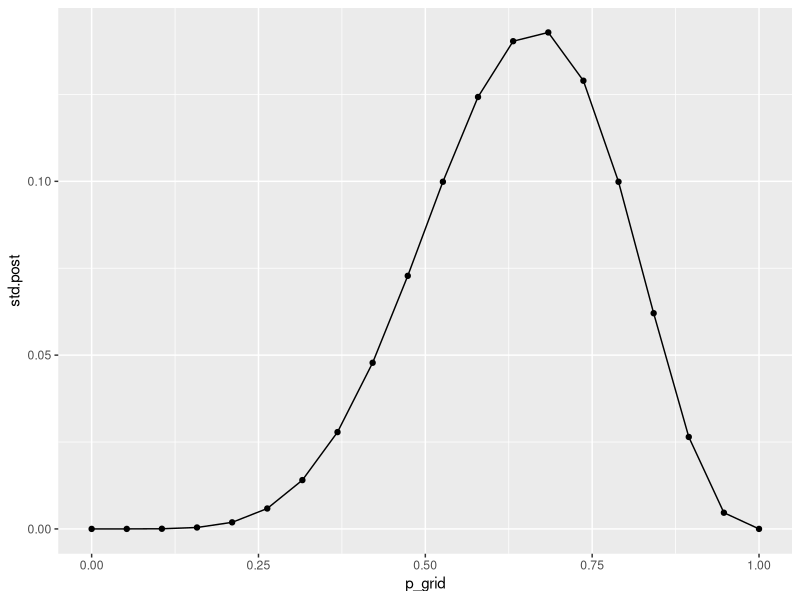
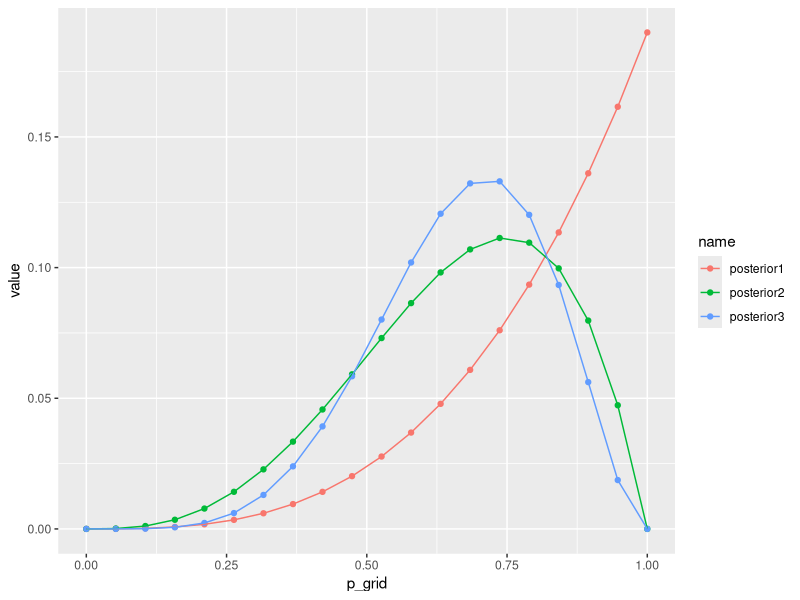

Generate these figures, in order, with R:
## ---- chunk 1
library(here)
library(dplyr)
library(tidyr)
library(ggplot2)
here.pth <- here()
knitr::opts_chunk$set(echo = TRUE, root.dir = here.pth)
## ---- chunk 2
# define grid
grid_dat <- tibble::tibble(p_grid = seq( from = 0, to = 1, length.out = 20))
grid_dat
## ---- chunk 3
grid_dat %>% 
  mutate(prior = rep( 1, 20 ),  # I'm not sure why it isn't 0.5
         likelihood = dbinom( 6, size = 9, prob = p_grid), # find likelihood for our data at a p
         unstd.post = likelihood * prior,
         std.post = unstd.post/sum(unstd.post)) %>% 
  ggplot(aes(p_grid, std.post)) + 
  geom_point() + 
  geom_line()
## ---- chunk 4

grid_dat %>% 
  mutate(prior = rep( 1, 20 ),
         #--first data set
         likelihood1 = dbinom( 3, size = 3, prob = p_grid), 
         unstd.post1 = likelihood1 * prior,
         posterior1 = unstd.post1/sum(unstd.post1),
         #--second data set
         likelihood2 = dbinom( 3, size = 4, prob = p_grid), 
         unstd.post2 = likelihood2 * prior,
         posterior2 = unstd.post2/sum(unstd.post2),
         #--third data set
         likelihood3 = dbinom( 5, size = 7, prob = p_grid), 
         unstd.post3 = likelihood3 * prior,
         posterior3 = unstd.post3/sum(unstd.post3)) %>%
  select(p_grid, contains("posterior")) %>% 
  pivot_longer(posterior1:posterior3) %>% 
  ggplot(aes(p_grid, value, color = name, group = name)) + 
  geom_point() + 
  geom_line()

